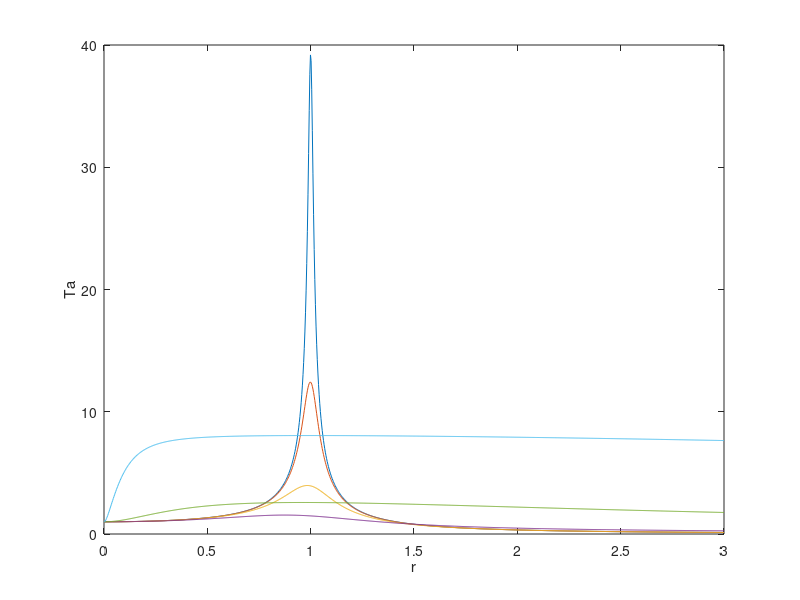

MATLAB code for this plot: (Note: this script raises an error after producing the figure.)
%plot grafik
%for j=1:4
    % kesi=j*0.1;
%kesi1=0.000001132;
   % for i=1:1001
   %     w_wn(i)=3*(i-1)/1000;
        %T(i)=sqrt((1+(2*kesi*w_wn(i))^2)/((1-w_wn(i)^2)^2+2*kesi*w_wn(i)^2));
       % T(i)=sqrt((1+(2*kesi1*w_wn(i))^2)/((1-w_wn(i)^2)^2+2*kesi1*w_wn(i)^2));
    %end;
   % plot(w_wn,T);
   % hold on;
    
%kesi2=0.00001132;
  % for i=1:1001
       % w_wn(i)=3*(i-1)/1000;
        %T(i)=sqrt((1+(2*kesi*w_wn(i))^2)/((1-w_wn(i)^2)^2+2*kesi*w_wn(i)^2));
       % T(i)=sqrt((1+(2*kesi2*w_wn(i))^2)/((1-w_wn(i)^2)^2+2*kesi2*w_wn(i)^2));
   % end;
   % plot(w_wn,T);
    %hold on;
    
 kesi3=0.00032422877;
    for i=1:1001
        w_wn(i)=3*(i-1)/1000;
        %T(i)=sqrt((1+(2*kesi*w_wn(i))^2)/((1-w_wn(i)^2)^2+2*kesi*w_wn(i)^2));
        T(i)=sqrt((1+(2*kesi3*w_wn(i))^2)/((1-w_wn(i)^2)^2+2*kesi3*w_wn(i)^2));
    end;
    plot(w_wn,T);
    hold on;
    
kesi4=0.0032422877;
   for i=1:1001
        w_wn(i)=3*(i-1)/1000;
        %T(i)=sqrt((1+(2*kesi*w_wn(i))^2)/((1-w_wn(i)^2)^2+2*kesi*w_wn(i)^2));
        T(i)=sqrt((1+(2*kesi4*w_wn(i))^2)/((1-w_wn(i)^2)^2+2*kesi4*w_wn(i)^2));
    end;
    plot(w_wn,T);
    hold on;

    
    kesi5=0.032422877;
   for i=1:1001
        w_wn(i)=3*(i-1)/1000;
        %T(i)=sqrt((1+(2*kesi*w_wn(i))^2)/((1-w_wn(i)^2)^2+2*kesi*w_wn(i)^2));
        T(i)=sqrt((1+(2*kesi5*w_wn(i))^2)/((1-w_wn(i)^2)^2+2*kesi5*w_wn(i)^2));
    end;
    plot(w_wn,T);
    hold on;
    
    
    kesi6=0.32422877;
   for i=1:1001
        w_wn(i)=3*(i-1)/1000;
        %T(i)=sqrt((1+(2*kesi*w_wn(i))^2)/((1-w_wn(i)^2)^2+2*kesi*w_wn(i)^2));
        T(i)=sqrt((1+(2*kesi6*w_wn(i))^2)/((1-w_wn(i)^2)^2+2*kesi6*w_wn(i)^2));
    end;
    plot(w_wn,T);
    hold on;
    
    
    kesi7=3.2422877;
   for i=1:1001
        w_wn(i)=3*(i-1)/1000;
        %T(i)=sqrt((1+(2*kesi*w_wn(i))^2)/((1-w_wn(i)^2)^2+2*kesi*w_wn(i)^2));
        T(i)=sqrt((1+(2*kesi7*w_wn(i))^2)/((1-w_wn(i)^2)^2+2*kesi7*w_wn(i)^2));
    end;
    plot(w_wn,T);
    hold on;
    
    
    kesi8=32.422877;
   for i=1:1001
        w_wn(i)=3*(i-1)/1000;
        %T(i)=sqrt((1+(2*kesi*w_wn(i))^2)/((1-w_wn(i)^2)^2+2*kesi*w_wn(i)^2));
        T(i)=sqrt((1+(2*kesi8*w_wn(i))^2)/((1-w_wn(i)^2)^2+2*kesi8*w_wn(i)^2));
    end;
    plot(w_wn,T);
    hold off;
    
    
  %  kesi9=113.2;
  % for i=1:1001
    %    w_wn(i)=3*(i-1)/1000;
        %T(i)=sqrt((1+(2*kesi*w_wn(i))^2)/((1-w_wn(i)^2)^2+2*kesi*w_wn(i)^2));
     %   T(i)=sqrt((1+(2*kesi9*w_wn(i))^2)/((1-w_wn(i)^2)^2+2*kesi9*w_wn(i)^2));
  %  end;
  %  plot(w_wn,T);
  %  hold on;
    
    
   % kesi10=1132;
  % for i=1:1001
       % w_wn(i)=3*(i-1)/1000;
        %T(i)=sqrt((1+(2*kesi*w_wn(i))^2)/((1-w_wn(i)^2)^2+2*kesi*w_wn(i)^2));
       % T(i)=sqrt((1+(2*kesi10*w_wn(i))^2)/((1-w_wn(i)^2)^2+2*kesi10*w_wn(i)^2));
   % end;
  %  plot(w_wn,T);
  %  hold on;
    
    
   % kesi11=0;
  % for i=1:1001
        %w_wn(i)=3*(i-1)/1000;
        %T(i)=sqrt((1+(2*kesi*w_wn(i))^2)/((1-w_wn(i)^2)^2+2*kesi*w_wn(i)^2));
       % T(i)=sqrt((1+(2*kesi11*w_wn(i))^2)/((1-w_wn(i)^2)^2+2*kesi11*w_wn(i)^2));
    %end;
   % plot(w_wn,T);
    %hold on;
    
    
    %kesi12=11320;
   %for %i=1:1001
       % w_wn(i)=3*(i-1)/1000;
        %T(i)=sqrt((1+(2*kesi*w_wn(i))^2)/((1-w_wn(i)^2)^2+2*kesi*w_wn(i)^2));
       % T(i)=sqrt((1+(2*kesi12*w_wn(i))^2)/((1-w_wn(i)^2)^2+2*kesi12*w_wn(i)^2));
   % end;
    %plot(w_wn,T);
   % hold on;
    
   %kesi13=113200;
   %for i=1:1001
       % w_wn(i)=3*(i-1)/1000;
        %T(i)=sqrt((1+(2*kesi*w_wn(i))^2)/((1-w_wn(i)^2)^2+2*kesi*w_wn(i)^2));
        %T(i)=sqrt((1+(2*kesi13*w_wn(i))^2)/((1-w_wn(i)^2)^2+2*kesi13*w_wn(i)^2));
   % end;
    %plot(w_wn,T);
   % hold on;
    
    %kesi14=1132000;
   %for i=1:1001
      %  w_wn(i)=3*(i-1)/1000;
        %T(i)=sqrt((1+(2*kesi*w_wn(i))^2)/((1-w_wn(i)^2)^2+2*kesi*w_wn(i)^2));
       % T(i)=sqrt((1+(2*kesi14*w_wn(i))^2)/((1-w_wn(i)^2)^2+2*kesi14*w_wn(i)^2));
   % end;
   % plot(w_wn,T);
   % hold on;
    
   % kesi15=11320000;
  % for i=1:1001
      %  w_wn(i)=3*(i-1)/1000;
        %T(i)=sqrt((1+(2*kesi*w_wn(i))^2)/((1-w_wn(i)^2)^2+2*kesi*w_wn(i)^2));
       % T(i)=sqrt((1+(2*kesi15*w_wn(i))^2)/((1-w_wn(i)^2)^2+2*kesi15*w_wn(i)^2));
   % end;
   % plot(w_wn,T);
   % hold off;
    
    
xlabel('r');
ylabel('Ta');
gtext('zeta=0.00032422877');
gtext('zeta=0.0032422877');
gtext('zeta=0.032422877');
gtext('zeta=0.32422877');
gtext('zeta=3.2422877');
gtext('zeta=32.422877');
title('Graph of Missalignment 3 mm Pump in Horizontal-Axis');
grid on;